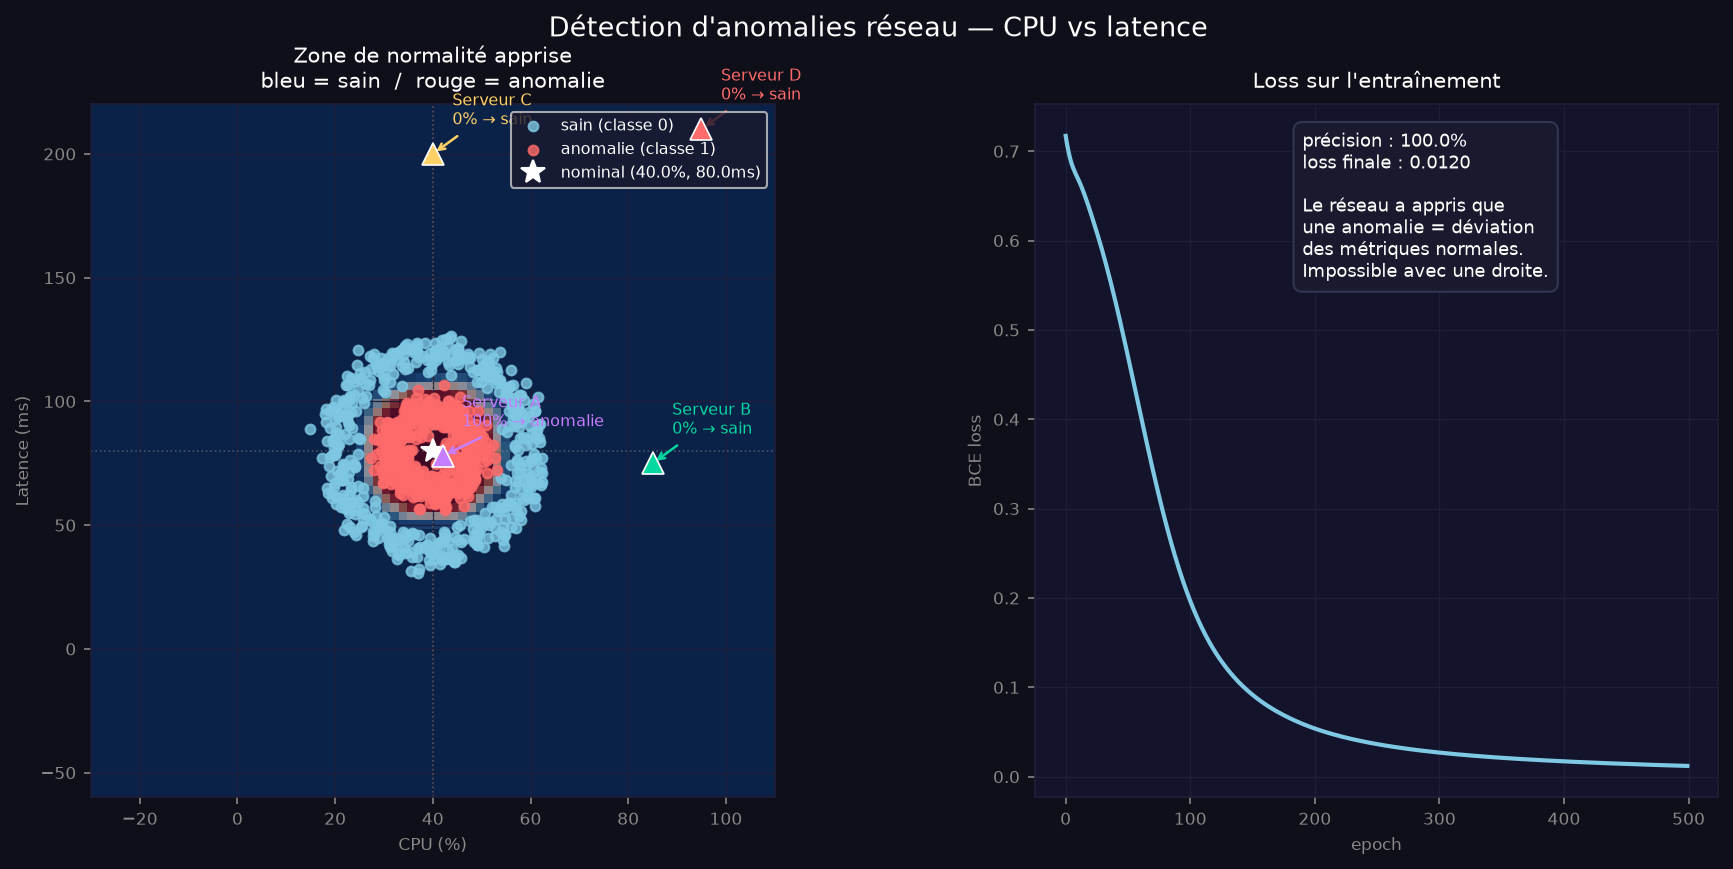

Python code for this plot:
"""
Cas concret : détection d'anomalies réseau.
Un serveur est sain si sa charge CPU et sa latence sont proches des valeurs normales.
Il est en anomalie si l'une des deux est trop extrême.

Run:  python example.py
Output: example.png
"""
import os
import sys
import torch
import numpy as np
import matplotlib.pyplot as plt
import matplotlib.gridspec as gridspec
from sklearn.datasets import make_circles

sys.path.insert(0, os.path.join(os.path.dirname(__file__), ".."))
from main import NeuralNet

BG, AX_BG, GRID = "#0f0f1a", "#13132b", "#1e1e3a"

def _style(ax, title):
    ax.set_facecolor(AX_BG)
    ax.set_title(title, color="white", fontsize=10, pad=8)
    ax.tick_params(colors="#888888", labelsize=8)
    for spine in ax.spines.values():
        spine.set_edgecolor(GRID)
    ax.grid(color=GRID, linewidth=0.6)


# ─────────────────────────────────────────────
# MAPPING  espace normalisé  <->  unités réelles
#
# Valeurs normales : CPU 40%, latence 80ms
# 1 unité normalisée = 20%CPU / 40ms
# ─────────────────────────────────────────────
CPU_CENTER, CPU_SCALE     = 40.0, 20.0   # %
LAT_CENTER, LAT_SCALE     = 80.0, 40.0   # ms

def to_norm(cpu, lat):
    return [(cpu - CPU_CENTER) / CPU_SCALE,
            (lat - LAT_CENTER) / LAT_SCALE]

def to_real_cpu(x_norm): return CPU_CENTER + x_norm * CPU_SCALE
def to_real_lat(y_norm): return LAT_CENTER + y_norm * LAT_SCALE


# ─────────────────────────────────────────────
# DONNÉES
# Sain     (classe 0) : r faible — proche des valeurs normales
# Anomalie (classe 1) : r grand  — trop loin des valeurs normales
# ─────────────────────────────────────────────
X_np, y_np = make_circles(n_samples=1000, noise=0.1, factor=0.4, random_state=42)
X = torch.tensor(X_np, dtype=torch.float32)
y = torch.tensor(y_np, dtype=torch.float32).unsqueeze(1)


# ─────────────────────────────────────────────
# ENTRAÎNEMENT
# ─────────────────────────────────────────────
model     = NeuralNet(n_hidden=16)
loss_fn   = torch.nn.BCELoss()
optimizer = torch.optim.Adam(model.parameters(), lr=0.01)
losses    = []

for _ in range(500):
    y_hat = model(X)
    loss  = loss_fn(y_hat, y)
    optimizer.zero_grad()
    loss.backward()
    optimizer.step()
    losses.append(loss.item())

model.eval()


# ─────────────────────────────────────────────
# DÉCISION BOUNDARY
# ─────────────────────────────────────────────
res  = 80
grid = np.linspace(-3.5, 3.5, res)
xx, yy = np.meshgrid(grid, grid)
pts  = torch.tensor(np.c_[xx.ravel(), yy.ravel()], dtype=torch.float32)
with torch.no_grad():
    ZZ = model(pts).numpy().reshape(res, res)

cpu_grid = [to_real_cpu(v) for v in grid]
lat_grid = [to_real_lat(v) for v in grid]

cpu_0 = [to_real_cpu(X_np[i, 0]) for i in range(len(X_np)) if y_np[i] == 0]
lat_0 = [to_real_lat(X_np[i, 1]) for i in range(len(X_np)) if y_np[i] == 0]
cpu_1 = [to_real_cpu(X_np[i, 0]) for i in range(len(X_np)) if y_np[i] == 1]
lat_1 = [to_real_lat(X_np[i, 1]) for i in range(len(X_np)) if y_np[i] == 1]


# ─────────────────────────────────────────────
# NOUVEAUX SERVEURS À CLASSIFIER
# (cpu %, latence ms)
# ─────────────────────────────────────────────
servers = [
    (42,  78,  "#c77dff", "Serveur A"),   # nominal           → sain
    (85,  75,  "#06d6a0", "Serveur B"),   # CPU élevé         → anomalie
    (40, 200,  "#ffd166", "Serveur C"),   # latence très haute → anomalie
    (95, 210,  "#ff6b6b", "Serveur D"),   # CPU + latence      → anomalie critique
]


# ─────────────────────────────────────────────
# PRÉCISION GLOBALE
# ─────────────────────────────────────────────
with torch.no_grad():
    preds   = model(X).squeeze()
    correct = ((preds > 0.5).float() == y.squeeze()).sum().item()
accuracy = correct / len(y_np)


# ─────────────────────────────────────────────
# FIGURE
# ─────────────────────────────────────────────
fig = plt.figure(figsize=(14, 6))
fig.patch.set_facecolor(BG)
fig.suptitle("Détection d'anomalies réseau — CPU vs latence",
             color="white", fontsize=13)

gs = gridspec.GridSpec(1, 2, figure=fig, wspace=0.38)


# ── Gauche : frontière de décision ───────────────────────────────────
ax1 = fig.add_subplot(gs[0])
_style(ax1, "Zone de normalité apprise\nbleu = sain  /  rouge = anomalie")

ax1.imshow(ZZ, origin="lower", aspect="auto",
           extent=[cpu_grid[0], cpu_grid[-1], lat_grid[0], lat_grid[-1]],
           cmap="RdBu_r", vmin=0, vmax=1, alpha=0.55)

ax1.scatter(cpu_0, lat_0, color="#7ec8e3", s=22, alpha=0.8, zorder=3, label="sain (classe 0)")
ax1.scatter(cpu_1, lat_1, color="#ff6b6b", s=22, alpha=0.8, zorder=3, label="anomalie (classe 1)")

ax1.axvline(CPU_CENTER, color="#888888", lw=0.8, linestyle=":", alpha=0.5)
ax1.axhline(LAT_CENTER, color="#888888", lw=0.8, linestyle=":", alpha=0.5)
ax1.plot(CPU_CENTER, LAT_CENTER, "*", color="white", markersize=12, zorder=5,
         label=f"nominal ({CPU_CENTER}%, {LAT_CENTER}ms)")

for cpu, lat, col, lbl in servers:
    x_norm = to_norm(cpu, lat)
    x_t    = torch.tensor([x_norm], dtype=torch.float32)
    with torch.no_grad():
        score = model(x_t).item()
    statut = "anomalie" if score > 0.5 else "sain"
    ax1.plot(cpu, lat, "^", color=col, markersize=11, zorder=6,
             markeredgecolor="white", markeredgewidth=0.8)
    ax1.annotate(f"{lbl}\n{score:.0%} → {statut}",
                 xy=(cpu, lat), xytext=(cpu + 4, lat + 12),
                 color=col, fontsize=7.5,
                 arrowprops=dict(arrowstyle="->", color=col, lw=1.2))

ax1.set_xlabel("CPU (%)", color="#888888", fontsize=8)
ax1.set_ylabel("Latence (ms)", color="#888888", fontsize=8)
ax1.legend(facecolor="#1a1a2e", labelcolor="white", fontsize=7.5, loc="upper right")


# ── Droite : courbe de loss ───────────────────────────────────────────
ax2 = fig.add_subplot(gs[1])
_style(ax2, "Loss sur l'entraînement")

ax2.plot(range(len(losses)), losses, color="#7ec8e3", lw=2)
ax2.set_xlabel("epoch", color="#888888", fontsize=8)
ax2.set_ylabel("BCE loss", color="#888888", fontsize=8)

ax2.text(len(losses) * 0.38, losses[0] * 0.78,
         f"précision : {accuracy:.1%}\nloss finale : {losses[-1]:.4f}\n\n"
         f"Le réseau a appris que\nune anomalie = déviation\ndes métriques normales.\n"
         f"Impossible avec une droite.",
         color="white", fontsize=8.5,
         bbox=dict(boxstyle="round,pad=0.5", facecolor="#1a1a2e", edgecolor="#333355"))


# ─────────────────────────────────────────────
# EXPORT
# ─────────────────────────────────────────────
out = os.path.join(os.path.dirname(__file__), "example.png")
fig.savefig(out, dpi=150, bbox_inches="tight", facecolor=BG)
print(f"Saved -> {out}")
print(f"Précision : {accuracy:.1%}")
for cpu, lat, _, lbl in servers:
    x_norm = to_norm(cpu, lat)
    x_t    = torch.tensor([x_norm], dtype=torch.float32)
    with torch.no_grad():
        score = model(x_t).item()
    print(f"  {lbl} (CPU {cpu}%, {lat}ms)  →  {score:.1%}  ({'anomalie' if score > 0.5 else 'sain'})")
